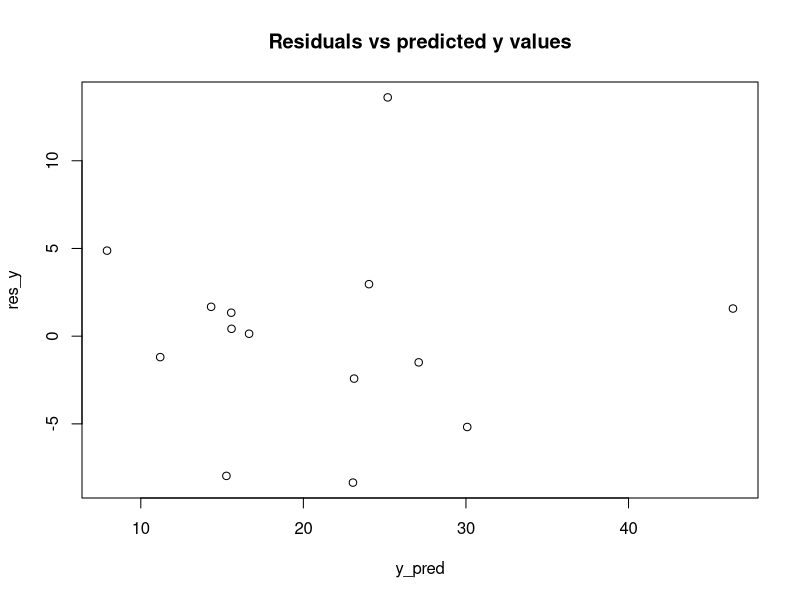

R code for this plot:
# Omar AlSughayer, 1337255
# Math 390, HWS4, HW13

# lec_13_1

# a) 
# get the data
dat = read.table('soil_data.txt', header = T)

# extract the desired row
x1 = dat[,2]
x2 = dat[,3]
y = dat[,4]

# perform regression
reg = lm(y ~ x1 + x2 + I(x1^2) + I(x2^2) + I(x1*x2))

# Coefficients:
# (Intercept)           x1           x2      I(x1^2)      I(x2^2)   I(x1 * x2)  
# -140.22976    -16.47521     12.82710      0.09555     -0.24339      0.49864 

# b) interpret the regression coeffiecients 
# the usual explanation of the coeffiecient of x is that it is the amount y changes if x changed by one
# but the existence of the term x1*x2 makes this understanding harder to grasp 
# an alternative way to look at it, is that a the absolute value of a coeffient shows how important a term is in determining y
# for example, |x1.coeff| > |x2.coeff| which means that c1 is more important, roughly, in determining y than x2 is.
# similarly, since the coefficient of x1^2 is quite small, we can say it is not that important of a term. 

# c-d) compute R2 and se
anova(reg)
summary(reg)  # R2 = 0.6037
              # se = 7.023

# e) plot residuals vs predicted
y_pred = reg$fitted.values
res_y = y - y_pred 
plot(y_pred, res_y, main = 'Residuals vs predicted y values')
# we can hardly say anything from the plot, except that out module does not seem to be biased (i.e. always overestimates or the opposite)

# f) perform regression with only x1 and x2
reg = lm(y ~ x1 + x2)

# Coefficients:
#   (Intercept)           x1           x2  
# 14.8893       0.6607      -0.0284  

# g) compute R2 and explain what it says about goodness of fit
anova(reg)  
summary(reg)  # R2 = 0.3465
# R2 suggest that only 35% of the data is explainable by our model
# so our model's goodness of fit is about that much

# h) compare ethe two R2 values
# 0.6037 is much larger than 0.3465 (almost double). Which should suggest that the previous model explains more. 
# however, R2 always increases the more you make your model. So a strict increase does not 
# always mean that introduced terms are useful. 
# moreoever, comparing the terms' coefficients shows that the newly added terms hardly even matter compared
# to x1 and x2. 

# i) compute se 
summary(reg)  # se = 0.447

# 7.023 < 0.447, which again suggests that the newly added terms just increased the deviation from the prediction. 

####################################################################################

# lec13_2 

# generate data

n = 100
x1 = runif(n, 0, 1)
x2 = runif(n, 0, 1)

# a) create y
error = rnorm(n, 0, 0.5)
y = 2 + 3*x1 + 4*x2 + error 

# fit the model
reg = lm(y ~ x1 + x2)
summary(reg)  # R2 = 0.9146
              # se = 0.4542

# b) add a term to y then refit the data
error = rnorm(n, 0, 0.5)
y = 2 + 3*x1 + 4*x2 + 50*x1*x2 + error

# fit the model 
reg = lm(y ~ x1 + x2)
summary(reg)  # R2 = 0.8702
              # se = 4.278

# c) fit the model with an extra x1*x2 term 
reg = lm(y ~ x1 + x2 + x1*x2)
summary(reg)  # R2 = 0.9984 
              # se = 0.4722


# d) the easy reason why c is better than b is because the model we are fitting in c is closer to the actual model. 
#     Also, the model in b fits a plane in 3d, while the data itself does not lay on one plan, but a curved plane, 
#     which is better captured by the curved plane fit in c. 
  
